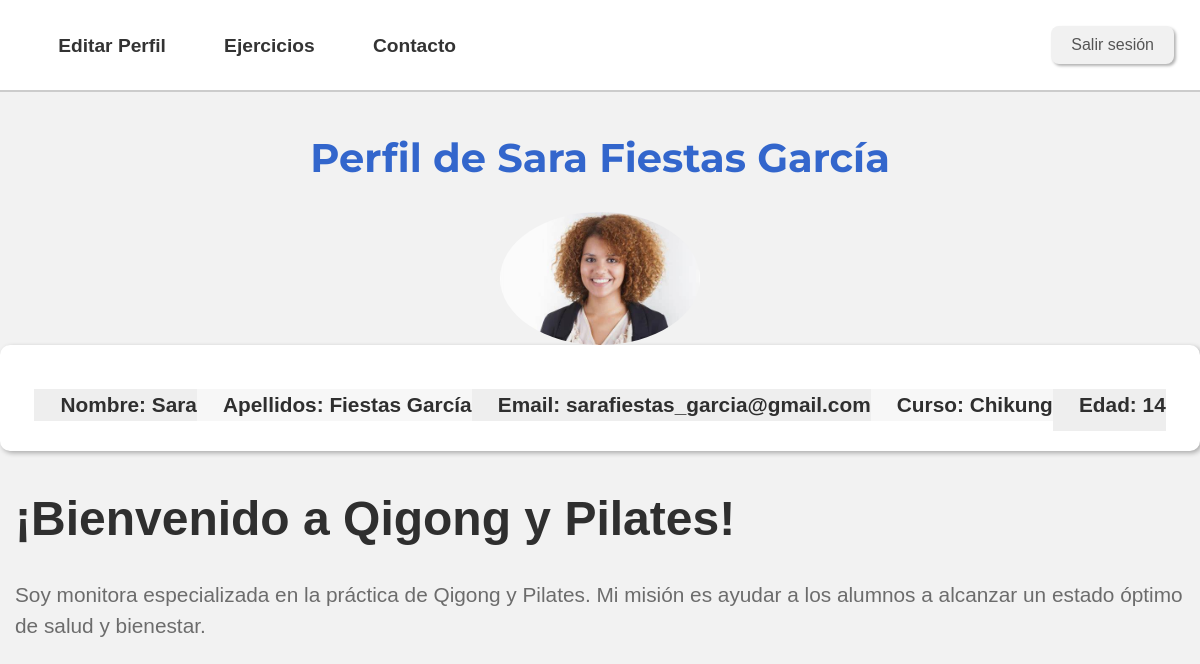
Screenshot of /user (signed in) with the database file from the repository.
### models.py (models this page shows, shortened)
class User(db.Base):
    __tablename__ = 'usuarios'
    __table_args__ = {'sqlite_autoincrement': True}
    id_user = Column(Integer, primary_key=True)
    nombre = Column(String(200), nullable=False)
    apellidos = Column(String(200), nullable=False)
    email = Column(String(20))
    curso = Column(String(10))
    edad = Column(Integer)
    perfil = Column(String(500))
    password = Column(String(10))

### main.py (the view)
@app.route('/user')
def user():
    if 'username' in session:
        username = session['username']
        user = db.session.query(User).filter_by(nombre=username).first()
        return render_template('user.html', user=user)
    else:
        return redirect(url_for('login'))

### templates/user.html (shortened to what this page needs)
<!DOCTYPE html>
<html>
<head>
	<link rel="stylesheet" type="text/css" href="{{ url_for('static', filename='user.css') }}">
</head>
<body>
<header>
	<nav class="navega">
		<div class="cajon_nav" id="nav_cajon">
				<ul class="menu">
					<li><a href="{{url_for('editar', id=user.id_user)}}">Editar Perfil</a></li>
					<li><a href="{{url_for('user_ejercicios')}}">Ejercicios</a></li>
					<li><a href="#contacto" id="mostrar-formulario">Contacto</a></li>
				</ul>
	        <button onclick="window.history.back();" class="back-button">Salir sesión</button>
		</div>
	</nav>
</header>
	<h1 class="perfil_title">Perfil de  {{ user.nombre +' '+ user.apellidos }}</h1>
    <img src="{{ url_for('static', filename='../static/' + user.perfil) }}" alt="Imagen de perfil">
		 <ul class="datos">
			<li>Nombre: {{ user.nombre }}</li>
			<li>Apellidos: {{ user.apellidos }}</li>
			<li>Email: {{ user.email }}</li>
			<li>Curso: {{ user.curso }}</li>
			<li>Edad: {{ user.edad }}</li>
  		</ul>
	<div class="container">
			<h1>¡Bienvenido a Qigong y Pilates!</h1>
			<p>Soy monitora especializada en la práctica de Qigong y Pilates. Mi misión es ayudar a los alumnos a alcanzar un estado óptimo de salud y bienestar.</p>
	</div>
</body>
</html>

### static/user.css (style rules this page uses)
body { margin: 0; font-family: 'Noto Sans JP', sans-serif; font-size: 16px; line-height: 1.5; background-color: #f2f2f2; }
.container { max-width: 1200px; margin: 0 auto; padding: 0 15px; }
.navega { background-color: #fff; border-bottom: 2px solid #ccc; position: fixed; top: 0; left: 0; width: 100%; }
.cajon_nav { max-width: 1200px; margin: 0 auto; display: flex; justify-content: space-between; align-items: center; padding: 1rem; }
.menu { list-style: none; display: flex; margin: 0; padding: 0; }
.menu li { margin: 0 1rem; }
.menu a { color: #333; text-decoration: none; font-weight: bold; font-size: 1.2rem; transition: all 0.2s ease-in-out; }
.perfil_title { font-family: 'Montserrat', sans-serif; font-size: 36px; font-weight: 700; color: #444; text-align: center; margin-top: 48px; }
ul { list-style: none; margin: 0; padding: 0; display: flex; flex-wrap: wrap; justify-content: center; }
ul li { font-size: 1.3rem; margin: 1.5rem 0; color: #2f2f2f; line-height: 1.5; }
ul li:before { content: "\f183"; font-family: FontAwesome; font-size: 1.3rem; color: #9B9B9B; margin-right: 10px; }
img { display: block; margin: 0 auto; border-radius: 50%; max-width: 200px; max-height: 200px; object-fit: cover; }
.perfil_title { font-size: 2.5rem; text-align: center; margin-top: 4rem; color: #3366cc; }
header { background-color: #fff; padding: 2rem 0; }
h1 { font-size: 3rem; margin-bottom: 1.5rem; color: #2f2f2f; }
p { font-size: 1.3rem; margin-bottom: 2rem; color: #6c6c6c; line-height: 1.5; }
.datos { list-style-type: none; margin: 0; padding: 20px; font-size: 18px; box-shadow: 2px 2px 5px rgba(0, 0, 0, 0.3); border-radius: 10px; background-color: #fff; }
.datos li { margin-bottom: 10px; font-weight: bold; }
.datos li:last-child { margin-bottom: 0; }
.datos li:nth-child(even) { background-color: #f7f7f7; }
.datos li:nth-child(odd) { background-color: #eee; }
.back-button { background-color: #f1f1f1; border: none; color: #555; padding: 10px 20px; text-align: center; text-decoration: none; display: inline-block; font-size: 16px; margin: 10px; cursor: pointer; border-radius: 8px; box-shadow: 2px 2px 3px rgba(0,0,0,0.3); transition: background-color 0.3s ease; }

### rows the page displays
User: nombre+apellidos "Sara Fiestas García", perfil (picture), nombre "Sara", apellidos "Fiestas García", email "sarafiestas_garcia@gmail.com", curso "Chikung", edad "14"
